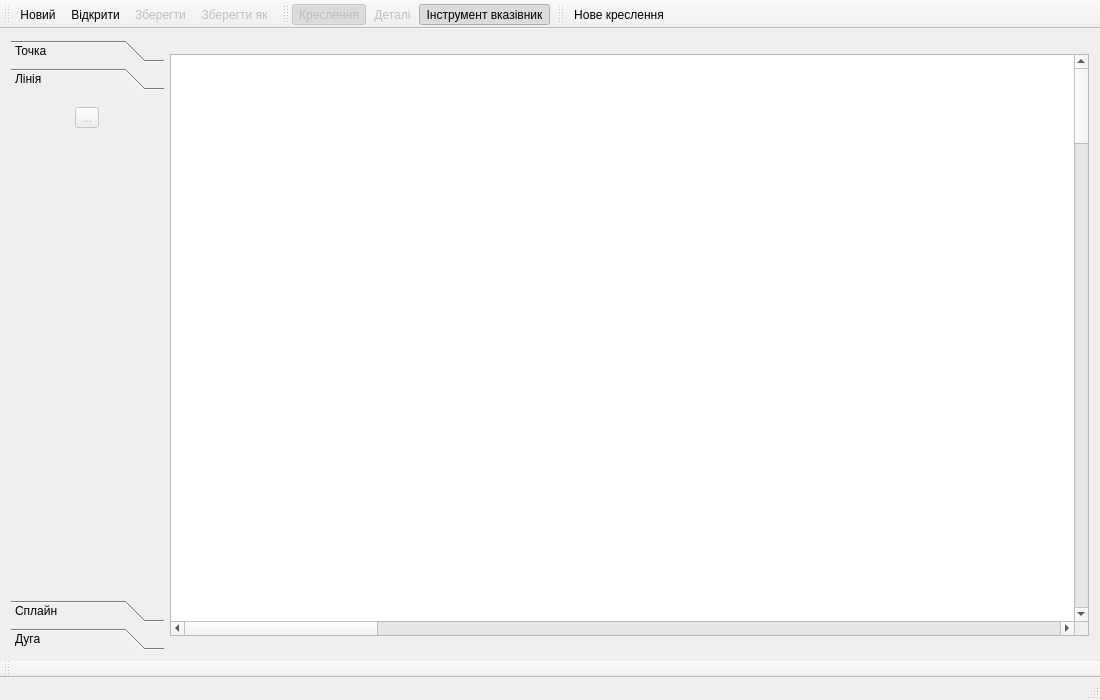
<?xml version="1.0" encoding="UTF-8"?>
<ui version="4.0">
 <class>MainWindow</class>
 <widget class="QMainWindow" name="MainWindow">
  <property name="geometry">
   <rect>
    <x>0</x>
    <y>0</y>
    <width>1100</width>
    <height>700</height>
   </rect>
  </property>
  <property name="windowTitle">
   <string>Valentina</string>
  </property>
  <widget class="QWidget" name="centralWidget">
   <layout class="QGridLayout" name="gridLayout_2">
    <item row="0" column="2">
     <widget class="QGraphicsView" name="graphicsView">
      <property name="sizePolicy">
       <sizepolicy hsizetype="Expanding" vsizetype="Expanding">
        <horstretch>6</horstretch>
        <verstretch>0</verstretch>
       </sizepolicy>
      </property>
      <property name="maximumSize">
       <size>
        <width>922</width>
        <height>582</height>
       </size>
      </property>
      <property name="mouseTracking">
       <bool>true</bool>
      </property>
      <property name="sceneRect">
       <rectf>
        <x>0.000000000000000</x>
        <y>0.000000000000000</y>
        <width>50000.000000000000000</width>
        <height>50000.000000000000000</height>
       </rectf>
      </property>
      <property name="alignment">
       <set>Qt::AlignBottom|Qt::AlignRight|Qt::AlignTrailing</set>
      </property>
      <property name="renderHints">
       <set>QPainter::Antialiasing|QPainter::TextAntialiasing</set>
      </property>
     </widget>
    </item>
    <item row="0" column="1">
     <widget class="QToolBox" name="toolBox">
      <property name="sizePolicy">
       <sizepolicy hsizetype="Minimum" vsizetype="MinimumExpanding">
        <horstretch>1</horstretch>
        <verstretch>0</verstretch>
       </sizepolicy>
      </property>
      <property name="currentIndex">
       <number>1</number>
      </property>
      <widget class="QWidget" name="page">
       <property name="geometry">
        <rect>
         <x>0</x>
         <y>0</y>
         <width>154</width>
         <height>81</height>
        </rect>
       </property>
       <property name="sizePolicy">
        <sizepolicy hsizetype="MinimumExpanding" vsizetype="Maximum">
         <horstretch>0</horstretch>
         <verstretch>0</verstretch>
        </sizepolicy>
       </property>
       <attribute name="label">
        <string>Точка</string>
       </attribute>
       <layout class="QGridLayout" name="gridLayout">
        <item row="0" column="3">
         <widget class="QToolButton" name="toolButton_5">
          <property name="text">
           <string>...</string>
          </property>
         </widget>
        </item>
        <item row="0" column="1">
         <widget class="QToolButton" name="toolButtonEndLine">
          <property name="enabled">
           <bool>false</bool>
          </property>
          <property name="text">
           <string>...</string>
          </property>
          <property name="icon">
           <iconset resource="icon.qrc">
            <normaloff>:/icon/32x32/segment.png</normaloff>:/icon/32x32/segment.png</iconset>
          </property>
          <property name="iconSize">
           <size>
            <width>24</width>
            <height>24</height>
           </size>
          </property>
          <property name="checkable">
           <bool>true</bool>
          </property>
         </widget>
        </item>
        <item row="0" column="2">
         <widget class="QToolButton" name="toolButton_3">
          <property name="text">
           <string>...</string>
          </property>
         </widget>
        </item>
        <item row="0" column="0">
         <widget class="QToolButton" name="toolButtonSinglePoint">
          <property name="enabled">
           <bool>false</bool>
          </property>
          <property name="toolTip">
           <string>Точка</string>
          </property>
          <property name="statusTip">
           <string/>
          </property>
          <property name="text">
           <string>Точка</string>
          </property>
          <property name="icon">
           <iconset resource="icon.qrc">
            <normaloff>:/icon/32x32/spoint.png</normaloff>:/icon/32x32/spoint.png</iconset>
          </property>
          <property name="iconSize">
           <size>
            <width>24</width>
            <height>24</height>
           </size>
          </property>
          <property name="checkable">
           <bool>true</bool>
          </property>
         </widget>
        </item>
        <item row="1" column="0">
         <widget class="QToolButton" name="toolButton_4">
          <property name="text">
           <string>...</string>
          </property>
         </widget>
        </item>
       </layout>
      </widget>
      <widget class="QWidget" name="page_2">
       <property name="geometry">
        <rect>
         <x>0</x>
         <y>0</y>
         <width>154</width>
         <height>50</height>
        </rect>
       </property>
       <property name="sizePolicy">
        <sizepolicy hsizetype="Preferred" vsizetype="Maximum">
         <horstretch>0</horstretch>
         <verstretch>0</verstretch>
        </sizepolicy>
       </property>
       <attribute name="label">
        <string>Лінія</string>
       </attribute>
       <layout class="QGridLayout" name="gridLayout_3">
        <item row="0" column="0">
         <widget class="QToolButton" name="toolButtonLine">
          <property name="enabled">
           <bool>false</bool>
          </property>
          <property name="text">
           <string>...</string>
          </property>
          <property name="icon">
           <iconset resource="icon.qrc">
            <normaloff>:/icon/32x32/line.png</normaloff>:/icon/32x32/line.png</iconset>
          </property>
          <property name="iconSize">
           <size>
            <width>24</width>
            <height>24</height>
           </size>
          </property>
          <property name="checkable">
           <bool>true</bool>
          </property>
         </widget>
        </item>
       </layout>
      </widget>
      <widget class="QWidget" name="page_3">
       <property name="geometry">
        <rect>
         <x>0</x>
         <y>0</y>
         <width>154</width>
         <height>45</height>
        </rect>
       </property>
       <property name="sizePolicy">
        <sizepolicy hsizetype="Preferred" vsizetype="Maximum">
         <horstretch>0</horstretch>
         <verstretch>0</verstretch>
        </sizepolicy>
       </property>
       <attribute name="label">
        <string>Сплайн</string>
       </attribute>
       <layout class="QGridLayout" name="gridLayout_4">
        <item row="0" column="0">
         <widget class="QPushButton" name="pushButton_7">
          <property name="text">
           <string>PushButton</string>
          </property>
         </widget>
        </item>
       </layout>
      </widget>
      <widget class="QWidget" name="page_4">
       <property name="geometry">
        <rect>
         <x>0</x>
         <y>0</y>
         <width>154</width>
         <height>45</height>
        </rect>
       </property>
       <property name="sizePolicy">
        <sizepolicy hsizetype="Preferred" vsizetype="Maximum">
         <horstretch>0</horstretch>
         <verstretch>0</verstretch>
        </sizepolicy>
       </property>
       <attribute name="label">
        <string>Дуга</string>
       </attribute>
       <layout class="QGridLayout" name="gridLayout_5">
        <item row="0" column="0">
         <widget class="QPushButton" name="pushButton_8">
          <property name="text">
           <string>PushButton</string>
          </property>
         </widget>
        </item>
       </layout>
      </widget>
     </widget>
    </item>
   </layout>
  </widget>
  <widget class="QMenuBar" name="menuBar">
   <property name="geometry">
    <rect>
     <x>0</x>
     <y>0</y>
     <width>1100</width>
     <height>25</height>
    </rect>
   </property>
  </widget>
  <widget class="QToolBar" name="mainToolBar">
   <attribute name="toolBarArea">
    <enum>TopToolBarArea</enum>
   </attribute>
   <attribute name="toolBarBreak">
    <bool>false</bool>
   </attribute>
   <addaction name="actionNew"/>
   <addaction name="actionOpen"/>
   <addaction name="actionSave"/>
   <addaction name="actionSaveAs"/>
  </widget>
  <widget class="QStatusBar" name="statusBar"/>
  <widget class="QToolBar" name="toolBar">
   <property name="enabled">
    <bool>true</bool>
   </property>
   <property name="windowTitle">
    <string>toolBar</string>
   </property>
   <attribute name="toolBarArea">
    <enum>TopToolBarArea</enum>
   </attribute>
   <attribute name="toolBarBreak">
    <bool>false</bool>
   </attribute>
   <addaction name="actionDraw"/>
   <addaction name="actionDetails"/>
   <addaction name="actionArrowTool"/>
  </widget>
  <widget class="QToolBar" name="toolBarDraws">
   <property name="windowTitle">
    <string>toolBar_2</string>
   </property>
   <attribute name="toolBarArea">
    <enum>TopToolBarArea</enum>
   </attribute>
   <attribute name="toolBarBreak">
    <bool>false</bool>
   </attribute>
   <addaction name="actionNewDraw"/>
  </widget>
  <widget class="QToolBar" name="toolBarOption">
   <property name="windowTitle">
    <string>toolBar_3</string>
   </property>
   <attribute name="toolBarArea">
    <enum>BottomToolBarArea</enum>
   </attribute>
   <attribute name="toolBarBreak">
    <bool>false</bool>
   </attribute>
  </widget>
  <action name="actionNew">
   <property name="icon">
    <iconset theme="document-new">
     <normaloff/>
    </iconset>
   </property>
   <property name="text">
    <string>Новий</string>
   </property>
   <property name="toolTip">
    <string>Створити нове лекало</string>
   </property>
  </action>
  <action name="actionOpen">
   <property name="icon">
    <iconset theme="document-open">
     <normaloff/>
    </iconset>
   </property>
   <property name="text">
    <string>Відкрити</string>
   </property>
   <property name="toolTip">
    <string>Відкрити файл з лекалом</string>
   </property>
  </action>
  <action name="actionSave">
   <property name="enabled">
    <bool>false</bool>
   </property>
   <property name="icon">
    <iconset theme="document-save">
     <normaloff/>
    </iconset>
   </property>
   <property name="text">
    <string>Зберегти</string>
   </property>
   <property name="toolTip">
    <string>Зберегти лекало</string>
   </property>
  </action>
  <action name="actionSaveAs">
   <property name="enabled">
    <bool>false</bool>
   </property>
   <property name="icon">
    <iconset theme="document-save-as">
     <normaloff/>
    </iconset>
   </property>
   <property name="text">
    <string>Зберегти як</string>
   </property>
   <property name="toolTip">
    <string>Зберегти ще не збережене лекало</string>
   </property>
  </action>
  <action name="actionDraw">
   <property name="checkable">
    <bool>true</bool>
   </property>
   <property name="checked">
    <bool>true</bool>
   </property>
   <property name="enabled">
    <bool>false</bool>
   </property>
   <property name="icon">
    <iconset resource="icon.qrc">
     <normaloff>:/icon/32x32/draw.png</normaloff>:/icon/32x32/draw.png</iconset>
   </property>
   <property name="text">
    <string>Креслення</string>
   </property>
   <property name="toolTip">
    <string>Режим креслення</string>
   </property>
  </action>
  <action name="actionDetails">
   <property name="checkable">
    <bool>true</bool>
   </property>
   <property name="enabled">
    <bool>false</bool>
   </property>
   <property name="icon">
    <iconset resource="icon.qrc">
     <normaloff>:/icon/32x32/kontur.png</normaloff>:/icon/32x32/kontur.png</iconset>
   </property>
   <property name="text">
    <string>Деталі</string>
   </property>
   <property name="toolTip">
    <string>Режим деталі</string>
   </property>
  </action>
  <action name="actionArrowTool">
   <property name="checkable">
    <bool>true</bool>
   </property>
   <property name="checked">
    <bool>true</bool>
   </property>
   <property name="icon">
    <iconset resource="icon.qrc">
     <normaloff>:/icon/32x32/arrow_cursor.png</normaloff>:/icon/32x32/arrow_cursor.png</iconset>
   </property>
   <property name="text">
    <string>Інструмент вказівник</string>
   </property>
   <property name="toolTip">
    <string>Інструмент вказівник</string>
   </property>
  </action>
  <action name="actionNewDraw">
   <property name="icon">
    <iconset resource="icon.qrc">
     <normaloff>:/icon/32x32/new_draw.png</normaloff>:/icon/32x32/new_draw.png</iconset>
   </property>
   <property name="text">
    <string>Нове креслення</string>
   </property>
   <property name="toolTip">
    <string>Додати нове креслення</string>
   </property>
  </action>
  <action name="actionOptionDraw">
   <property name="icon">
    <iconset resource="icon.qrc">
     <normaloff>:/icon/32x32/option_draw.png</normaloff>:/icon/32x32/option_draw.png</iconset>
   </property>
   <property name="text">
    <string>Змінити ім'я креслення</string>
   </property>
  </action>
  <action name="actionTable">
   <property name="checkable">
    <bool>true</bool>
   </property>
   <property name="icon">
    <iconset resource="icon.qrc">
     <normaloff>:/icon/32x32/table.png</normaloff>:/icon/32x32/table.png</iconset>
   </property>
   <property name="text">
    <string>Таблиці змінних</string>
   </property>
  </action>
 </widget>
 <layoutdefault spacing="6" margin="11"/>
 <resources>
  <include location="icon.qrc"/>
 </resources>
 <connections/>
 <buttongroups>
  <buttongroup name="buttonGroup_2">
   <property name="exclusive">
    <bool>false</bool>
   </property>
  </buttongroup>
 </buttongroups>
</ui>
